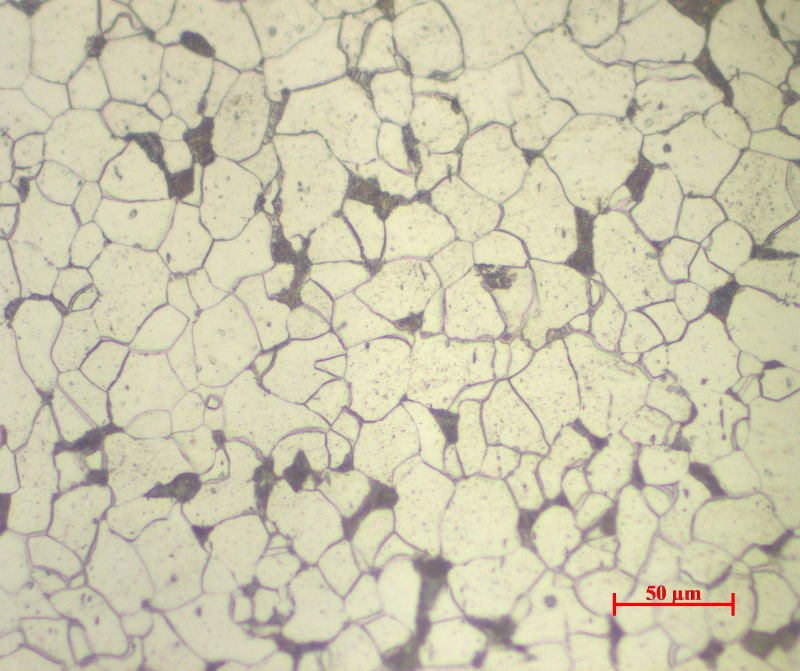
#> input picture back-end/lambda/processingtest/Aco224.jpg, 1600 x 1342 px (shown at 1/2 size)
$ python lambda_function.py   (older library calls are emulated)
#> lines starting #> are read from the running program, lines starting #| are printed output that depends on the picture; after the words box and inside, x2 and y2 are one past the last pixel; in counts of white or black regions, pixels touching at a corner belong together
#> in lambda_handler, input_img is the input picture: shape (1342, 1600, 3); mean B, G, R 174.2, 200.9, 205.1
### back-end/lambda/processingtest/segmentation.py
import cv2
import numpy as np
#import matplotlib.pyplot as plt

# Função Auxiliar
def getCircle(n):
    '''kernel has size NxN'''
    # xx and yy are 200x200 tables containing the x and y coordinates as values
    # mgrid is a mesh creation helper
    xx, yy = np.mgrid[:n,:n]
    # circles contains the squared distance to the (100, 100) point
    # we are just using the circle equation learnt at school
    circle = (xx - np.floor(n/2)) ** 2 + (yy - np.floor(n/2)) ** 2
    circle = circle<=np.max(circle)*.5
    circle = np.uint8(circle)
    return circle

# Função de processamento principal, enxuta.
def processing_memory_fix(img, parameters=None):
    '''
    Função de processamento principal enxuta.

    A entrada é uma imagem BGR (resultado da função cv2.imread(), por exemplo); e uma lista de parâmetros opcional
    Cada posição da lista de parâmetros corresponde a:
        0 thresholdType = cv2.ADAPTIVE_THRESH_MEAN_C or cv2.ADAPTIVE_THRESH_GAUSSIAN_C
        1 blockSize = 99-299
        2 constant = 0-20
        3 kernelSize = [3-7]
        4 openingIt = 0-2
        5 erosionIt = 0-5
        6 contourMethod = cv2.CHAIN_APPROX_SIMPLE or cv2.CHAIN_APPROX_TC89_L1 or cv2.CHAIN_APPROX_TC89_KCOS
        7 minArea = 15-50

    A saída é uma tupla de 2 elementos:
        img_out      = contornos coloridos aleatoriamente desenhados por cima da imagem original
        resultado    = int representando o número de grãos contados
    '''
    #Default parameters
    if parameters == None:
        #parameters = [0,199,3,3,0,3,0,20]
        parameters = [1, 191, 3, 5, 0, 2, 0, 41]

    #Transformação do vetor de parâmetros em variáveis com nomes informativos
    if parameters[0] == 0: thresholdType = cv2.ADAPTIVE_THRESH_MEAN_C
    if parameters[0] == 1: thresholdType = cv2.ADAPTIVE_THRESH_GAUSSIAN_C
    blockSize =  parameters[1]
    constant =   parameters[2]
    kernelSize = parameters[3]
    openingIt =  parameters[4]
    erosionIt =  parameters[5]
    if parameters[6] == 0: contourMethod = cv2.CHAIN_APPROX_SIMPLE
    if parameters[6] == 1: contourMethod = cv2.CHAIN_APPROX_TC89_L1
    if parameters[6] == 2: contourMethod = cv2.CHAIN_APPROX_TC89_KCOS
    minArea =    parameters[7]

    #Conversão de uma imagem para outro sistema de cores
    img_gray = cv2.cvtColor(img,cv2.COLOR_BGR2GRAY)
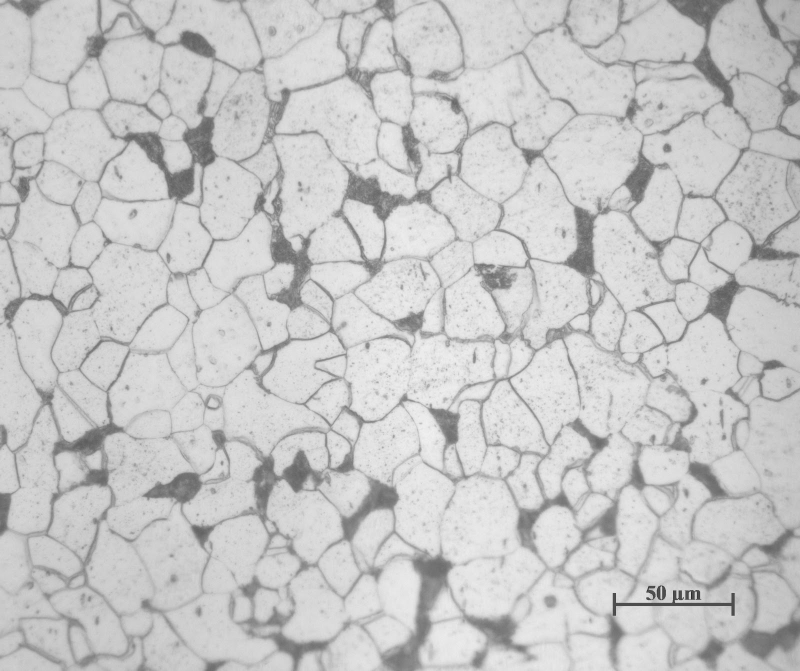
#> img_gray: shape (1342, 1600) (shown at 1/2 size); min 24, max 241, mean 199.1
    y_img, x_img = img_gray.shape
#> y_img = 1342; x_img = 1600

    #Adaptivo
    img_thresh = cv2.adaptiveThreshold(img_gray, 255, thresholdType, cv2.THRESH_BINARY, blockSize, constant)
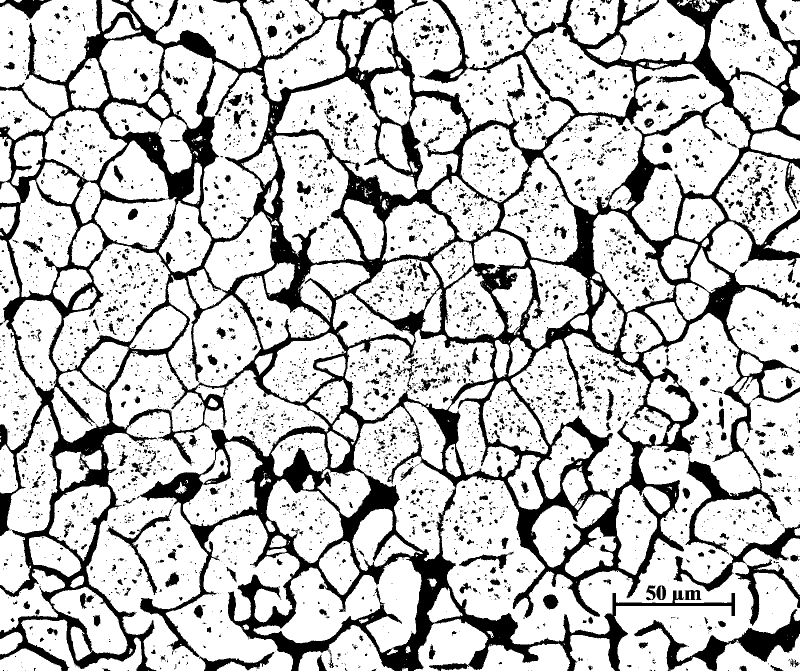
#> img_thresh: shape (1342, 1600) (shown at 1/2 size); 76.2% white; 4951 black regions (4056 under 20 px), largest, box (x1, y1, x2, y2) and area: (0, 0, 1600, 1342) 403897, (1268, 1218, 1600, 1342) 10283, (1347, 1048, 1600, 1183) 5033
    del img_gray
    #Fechamento
    kernel = getCircle(kernelSize)
    img_open = cv2.morphologyEx(img_thresh,cv2.MORPH_CLOSE,kernel, iterations = openingIt)
#> img_open: shape (1342, 1600); 77.3% white; 2063 black regions (1243 under 20 px), largest, box (x1, y1, x2, y2) and area: (0, 0, 1600, 1342) 381723, (1268, 1218, 1600, 1342) 10203, (1373, 922, 1561, 1104) 5969
    del img_thresh
    img_open = cv2.erode(img_open, kernel, iterations=erosionIt)
#> img_open: shape (1342, 1600); 50.8% white; 626 black regions, largest, box (x1, y1, x2, y2) and area: (0, 0, 1600, 1342) 891523, (211, 1015, 348, 1195) 5280, (644, 193, 733, 309) 3326

    #Desenhando borda na imagem
    y,x = img_open.shape
#> y = 1342; x = 1600
    color = 0
    img_open[:,   0] = 0; img_open[:, x-1] = 0; img_open[0,   :] = 0; img_open[y-1, :] = 0
#> after `img_open[:, 0] = 0`:
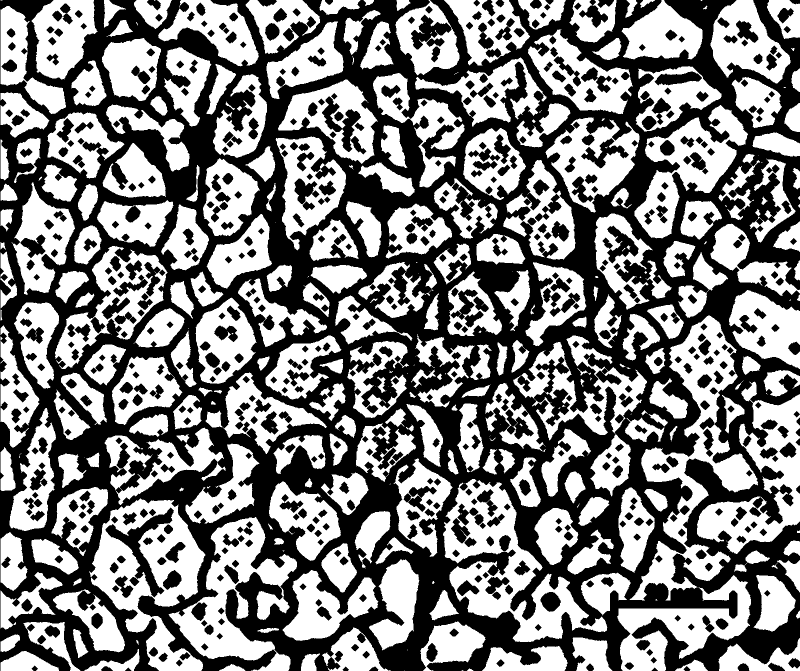
#> img_open: shape (1342, 1600) (shown at 1/2 size); 50.7% white; 616 black regions, largest, box (x1, y1, x2, y2) and area: (0, 0, 1600, 1342) 893903, (211, 1015, 348, 1195) 5280, (644, 193, 733, 309) 3326
#> after `img_open[:, x - 1] = 0`: img_open: shape (1342, 1600); 50.7% white; 608 black regions, largest, box (x1, y1, x2, y2) and area: (0, 0, 1600, 1342) 896062, (211, 1015, 348, 1195) 5280, (644, 193, 733, 309) 3326
#> after `img_open[y - 1, :] = 0`:
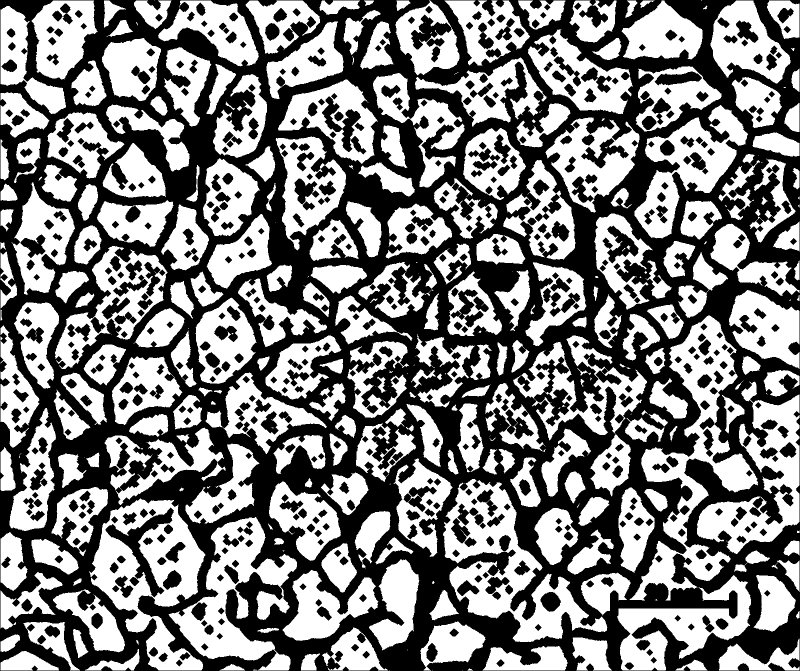
#> img_open: shape (1342, 1600) (shown at 1/2 size); 50.6% white; 588 black regions

    #Gerando Lista de Contornos
    cv2MajorVersion = cv2.__version__.split(".")[0]
    if int(cv2MajorVersion) >= 4:
        contours, _= cv2.findContours(img_open,cv2.RETR_EXTERNAL, contourMethod)
#> contours = 304 contours, 69 with area under 20; largest, box (x1, y1, x2, y2) and area: (178, 997, 411, 1341) 43684, (1259, 631, 1516, 1201) 42056, (886, 958, 1215, 1284) 41992, (337, 1034, 594, 1341) 32235, (1394, 763, 1599, 1108) 28445
    else:
        _, contours, _ = cv2.findContours(img_open,cv2.RETR_EXTERNAL, contourMethod)
    del img_open

    #Ordenando Lista de Contornos de acordo com a área
    contours = sorted(contours, key = cv2.contourArea, reverse = True)

    #Selecionando apenas contornos cuja área é maior que algum valor
    contours = [c for c in contours if cv2.contourArea(c)>minArea]
#> contours = 226 contours; largest, box (x1, y1, x2, y2) and area: (178, 997, 411, 1341) 43684, (1259, 631, 1516, 1201) 42056, (886, 958, 1215, 1284) 41992, (337, 1034, 594, 1341) 32235, (1394, 763, 1599, 1108) 28445

    #Separando grãos das bordas
    faixa = 3
    n_borda = 0
    for c in contours:
        (x_ini,y_ini,w,h) = cv2.boundingRect(c)
        x_end = x_ini+w; y_end = y_ini+h

        if 0<x_ini<faixa or 0<y_ini<faixa or x_img-faixa<x_end<x_img or y_img-faixa<y_end<y_img:
            n_borda +=1
#> this loop made 226 passes
#> (x_ini, y_ini, w, h, x_end, y_end) on passes 1 to 12: (178, 997, 233, 344, 411, 1341), (1259, 631, 257, 570, 1516, 1201), (886, 958, 329, 326, 1215, 1284), (337, 1034, 257, 307, 594, 1341), (1394, 763, 205, 345, 1599, 1108), (1026, 671, 268, 322, 1294, 993), (1269, 210, 227, 267, 1496, 477), (110, 492, 225, 246, 335, 738), (1234, 1150, 268, 191, 1502, 1341), (1091, 235, 188, 190, 1279, 425), (551, 273, 141, 228, 692, 501), (556, 159, 199, 169, 755, 328)
#> after the loop, n_borda = 56

    #Preenchendo contornos
    img_out = img.copy()
    del img
    for c in contours:
        random_color = [np.random.randint(20, 235) for i in range(3)]
        img_out = cv2.drawContours(img_out, [c], -1, random_color, 3)
#> this loop made 226 passes
#> random_color on passes 1 to 3: [192, 67, 137], [212, 87, 215], [123, 29, 231]
#> pass 1, in processing_memory_fix, `img_out = cv2.drawContours(img_out, [c], -1, random_color, 3)`:
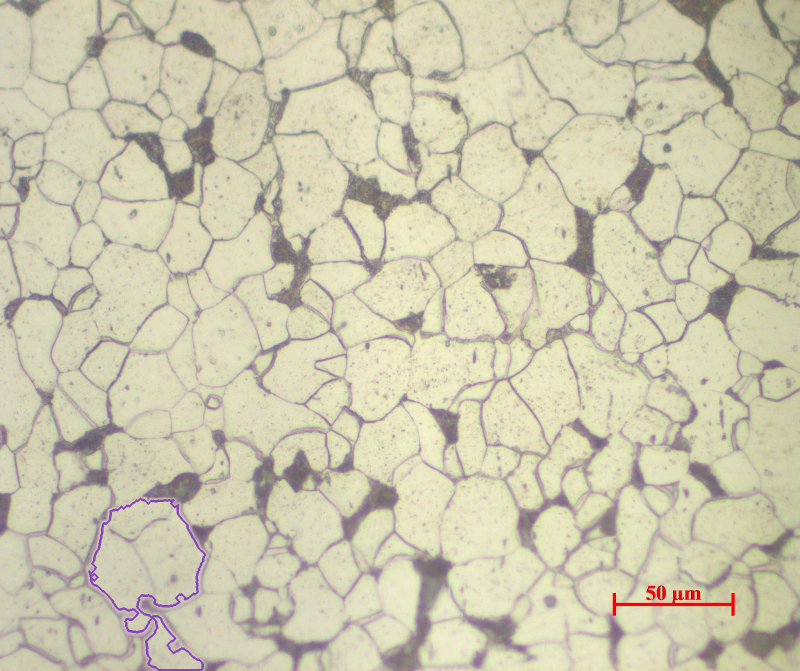
#> img_out: shape (1342, 1600, 3) (shown at 1/2 size); 0.29% of pixels changed, all inside (x1, y1, x2, y2) = (176, 995, 413, 1342)
#> pass 3, in processing_memory_fix, `img_out = cv2.drawContours(img_out, [c], -1, random_color, 3)`:
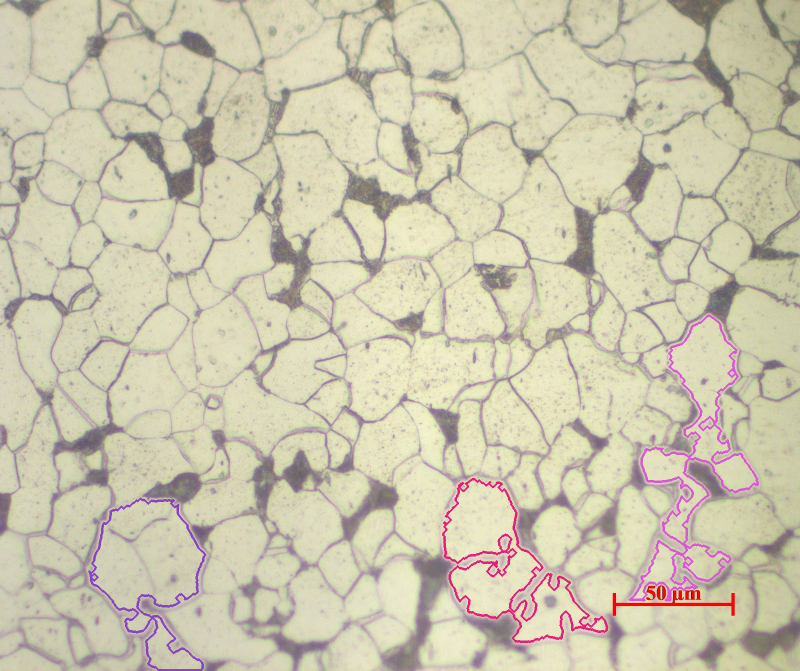
#> img_out: shape (1342, 1600, 3) (shown at 1/2 size); mean B, G, R 174.1, 198.9, 205
#> after the loop:
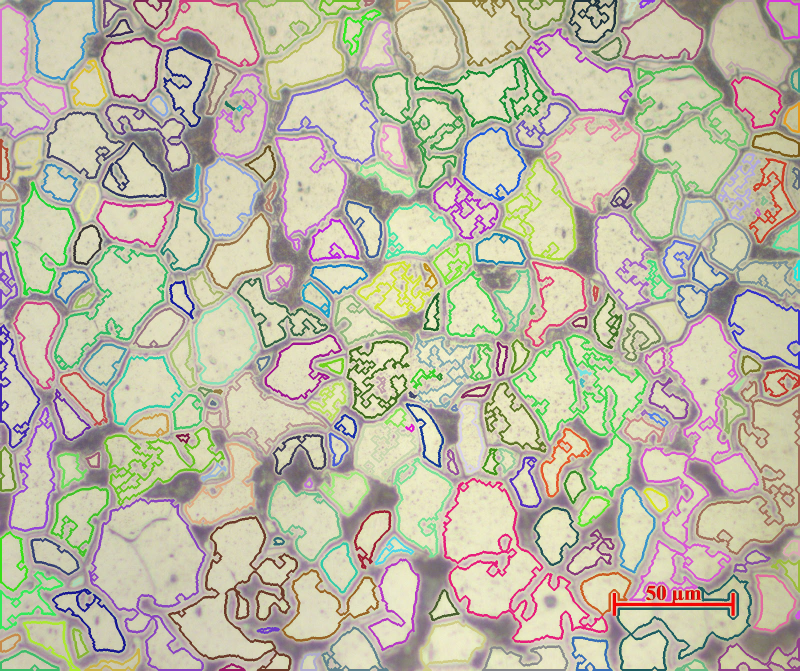
#> img_out: shape (1342, 1600, 3) (shown at 1/2 size); 16.42% of pixels changed, all inside (x1, y1, x2, y2) = (0, 0, 1600, 1342)

    #resultados
    resultado = len(contours)-round(n_borda/2)

    return img_out, resultado

# [14 lines that do not run on import are left out]

### back-end/lambda/processingtest/lambda_function.py
# Reference: https://www.youtube.com/watch?v=uFsaiEhr1zs
# https://github.com/ryfeus/lambda-packs/tree/master/Opencv_pil/source36

# Imports
if True:
    import base64
    import cv2
    from PIL import Image
    import io
    import numpy as np
    from urllib.parse import unquote
    import gc
    import json
    import time
    from segmentation import processing_memory_fix

print('loading function')

# Helper functions
def decodeImage(input_b64):
    input_b64 = unquote(input_b64)                        # replaces characters like '%xx'
    input_b64 = input_b64.split(",",1)[1]                 # removes base64 prefix from string
    input_dec = base64.urlsafe_b64decode(input_b64+"==="); del input_b64 # adds padding and decode
    input_img = np.frombuffer(input_dec, dtype=np.uint8); del input_dec  # transforms to numpy array
    input_img = cv2.imdecode(input_img, cv2.IMREAD_COLOR) # reads image from buffer
    return input_img

def encodeImage(img):
    img = cv2.cvtColor(img, cv2.COLOR_BGR2RGB)            # converts cv2 (BGR) to PIL (RBG)
    img = Image.fromarray(img.astype("uint8"))            # prepares image to save in buffer
    raw_bytes = io.BytesIO()                              # creates image buffer
    img.save(raw_bytes, "JPEG"); del img                  # saves image to buffer
    raw_bytes.seek(0)                                     # sets stream position to 0
    img_b64 = base64.b64encode(raw_bytes.read()); del raw_bytes # encode bytes to b64 string
    return str(img_b64)

def lambda_handler(event, context):
    print(event)
    #1. parse out query string params
    startTime = time.time()
    message = ''
    inputImage = 'none'
    result = -1
    outputImage = ''

    if 'queryStringParameters' in event.keys() and event['queryStringParameters'] != None:
        try:
            inputImage = event['queryStringParameters']['inputImage']
            message += "success: read inputImage in queryStringParameters\n"
            print("success: read inputImage in queryStringParameters")
        except:
            message += "error: no inputImage found in queryStringParameters\n"
            print("error: no inputImage found in queryStringParameters")

    elif 'body' in event.keys() and event['body'] != None:
        try:
            inputImage = event['body']['inputImage']
            message += "success: read inputImage in body\n"
            print("success: read inputImage in body")
        except:
            message += "error: no inputImage found in body\n"
            print("error: no inputImage found in body")

    elif 'inputImage' in event.keys():
        try:
            inputImage = event['inputImage']
            message += "success: read inputImage in event\n"
            print("success: read inputImage in event")
        except:
            message += "error: no inputImage found in event\n"
            print("error: no inputImage found in event")

    else:
        message += "error: no inputImage found anywhere\n"
        print("error: no inputImage found anywhere")

    print('inputImage=', inputImage[:10])

    #2. processing

    # parameter list
    #parameters = [1, 191, 3, 5, 0, 2, 0, 41] # Simulated Annealing
    parameters = [1, 99, 5, 3, 1, 5, 0, 31] # Genetic Algorithms

    # conditions and error catching
    if inputImage[:4].lower() == 'none':
        message += 'error: no image sent\n'
        print('error: no image sent')
    else:
        if inputImage[:4].lower() != 'test':
            try:
                print('decoding base64')
                # decoding base64
                input_img = decodeImage(inputImage); del inputImage
                message += 'success: user image read\n'
                print('success: user image read')
            except:
                message += 'error: decoding fail\n'
                print('error: decoding fail')
        else:
            try:
                print('opening default image')
                # opening default image
                input_img = cv2.imread("Aco224.jpg")
                message += 'success: default image read\n'
                print('success: default image read')
            except:
                message += 'error: default image reading fail\n'
                print('error: default image reading fail')

        try:
            # processing
            out_img, result = processing_memory_fix(input_img, parameters); del input_img
            # encoding image to base64
            outputImage = encodeImage(out_img); del out_img
            message += 'success: image processed\n'
            print('success: image processed')
        except:
            message += 'error: processing fail\n'
            print('error: processing fail')

    totalTime = time.time() - startTime

    #3. construct response
    transactionResponse = {}
    transactionResponse['id'] = 0
    transactionResponse['scale'] = 0
    transactionResponse['outputImage'] = outputImage
    transactionResponse['message'] = message
    transactionResponse['count'] = result
    transactionResponse['time'] = float('{:0.2f}'.format(totalTime) )

    #4. construct the http response object
    responseObject = {}
    responseObject['statusCode'] = 200
    responseObject['headers'] = {}
    responseObject['headers']['Content-scale'] = 'application/json'
    responseObject['headers']['Access-Control-Allow-Origin'] = '*'
    responseObject['headers']['Access-Control-Allow-Credentials'] = 'true'
    responseObject['headers']['Access-Control-Allow-Methods'] = 'POST, GET'
    responseObject['headers']['Access-Control-Allow-Headers'] = '*'
    responseObject['headers']['Access-Control-Max-Age'] = 7200
    responseObject['body'] = json.dumps(transactionResponse)

    return responseObject

# https://tevqwyqov0.execute-api.sa-east-1.amazonaws.com/test/transactions?id=1&scale=100&blob=test

# Local testing
if __name__ == "__main__":
    event = {"inputImage":"test"}
    responseObject = lambda_handler(event, None)
    print(responseObject)
#> (printed output is left out)
